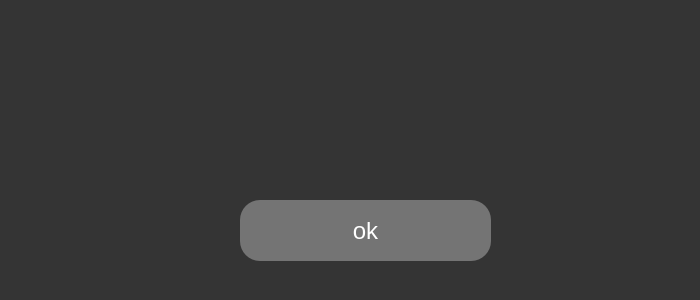
<?xml version="1.0" encoding="UTF-8"?>
<ui version="4.0">
 <class>Dialog</class>
 <widget class="QDialog" name="Dialog">
  <property name="geometry">
   <rect>
    <x>0</x>
    <y>0</y>
    <width>700</width>
    <height>300</height>
   </rect>
  </property>
  <property name="minimumSize">
   <size>
    <width>700</width>
    <height>300</height>
   </size>
  </property>
  <property name="maximumSize">
   <size>
    <width>700</width>
    <height>300</height>
   </size>
  </property>
  <property name="windowTitle">
   <string>Dialog</string>
  </property>
  <property name="styleSheet">
   <string notr="true">background-color: rgb(52, 52, 52);</string>
  </property>
  <widget class="QPushButton" name="signinbutton">
   <property name="geometry">
    <rect>
     <x>240</x>
     <y>200</y>
     <width>251</width>
     <height>61</height>
    </rect>
   </property>
   <property name="font">
    <font>
     <pointsize>18</pointsize>
    </font>
   </property>
   <property name="styleSheet">
    <string notr="true">background:rgb(116,116,116);
color: white;
border-radius: 20px;
padding: 5px;</string>
   </property>
   <property name="text">
    <string>ok</string>
   </property>
  </widget>
  <widget class="QLabel" name="info">
   <property name="geometry">
    <rect>
     <x>170</x>
     <y>40</y>
     <width>491</width>
     <height>121</height>
    </rect>
   </property>
   <property name="text">
    <string/>
   </property>
  </widget>
  <widget class="QLabel" name="label">
   <property name="geometry">
    <rect>
     <x>20</x>
     <y>40</y>
     <width>121</width>
     <height>121</height>
    </rect>
   </property>
   <property name="text">
    <string/>
   </property>
   <property name="pixmap">
    <pixmap>fontawesome-free-6.7.2-desktop/svgs/solid/circle-exclamation.svg</pixmap>
   </property>
   <property name="scaledContents">
    <bool>true</bool>
   </property>
  </widget>
 </widget>
 <resources/>
 <connections/>
</ui>
